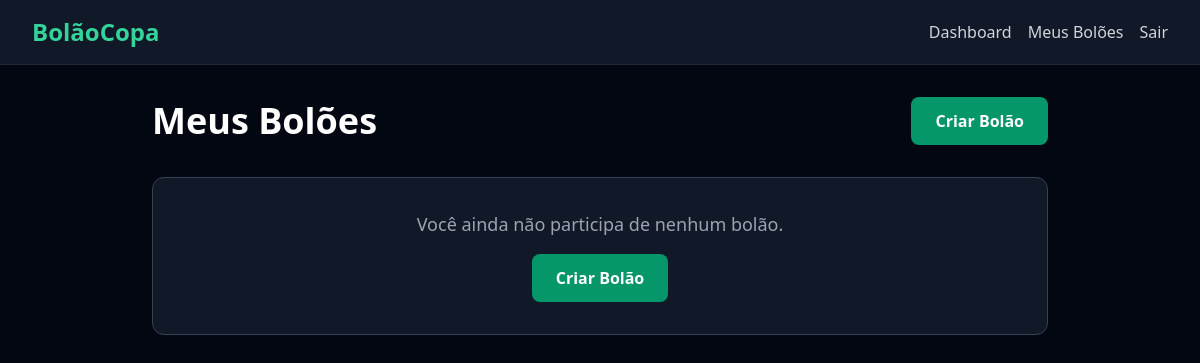
/pools/ (signed in), run on an earlier commit of the app's database.
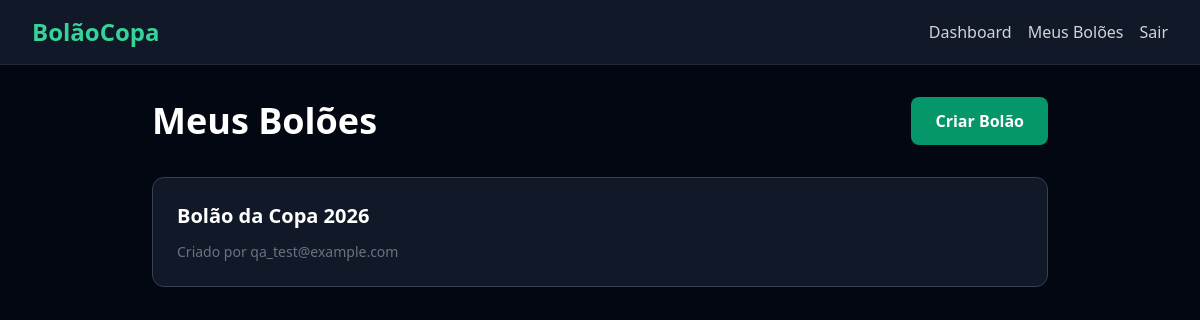
And on a later commit of the database.
### pools/models.py (models this page shows, shortened)
class Pool(models.Model):
    name = models.CharField(max_length=100)
    description = models.TextField(blank=True)
    invite_token = models.UUIDField(default=uuid.uuid4, unique=True)
    created_by = models.ForeignKey(
        settings.AUTH_USER_MODEL,
        on_delete=models.CASCADE,
        related_name='created_pools',
    )
    created_at = models.DateTimeField(auto_now_add=True)
    updated_at = models.DateTimeField(auto_now=True)

### users/models.py (models this page shows, shortened)
class CustomUser(AbstractUser):
    email = models.EmailField(unique=True)
    created_at = models.DateTimeField(auto_now_add=True)
    updated_at = models.DateTimeField(auto_now=True)
    username = None
    USERNAME_FIELD = 'email'
    REQUIRED_FIELDS = []

### pools/views.py (the view)
# urls.py: path('pools/', PoolListView.as_view(), name='pool_list'),
class PoolListView(LoginRequiredMixin, ListView):
    model = Pool
    template_name = 'pools/pool_list.html'
    context_object_name = 'pools'
    def get_queryset(self):
        return Pool.objects.filter(members__user=self.request.user)

### templates/pools/pool_list.html (shortened to what this page needs)
{% extends 'base.html' %}
{% block content %}
<div class='max-w-4xl mx-auto'>
    <div class='flex justify-between items-center mb-8'>
        <h1 class='text-3xl md:text-4xl font-bold text-white'>Meus Bolões</h1>
        <a href='{% url "pool_create" %}' class='bg-emerald-600 hover:bg-emerald-500 text-white font-semibold rounded-lg px-6 py-3 transition-colors duration-200'>
            Criar Bolão
        </a>
    </div>
    {% if pools %}
        <div class='grid gap-4'>
            {% for pool in pools %}
                <a href='{% url "pool_detail" pk=pool.pk %}' class='block bg-gray-900 border border-gray-700 rounded-xl p-6 hover:border-emerald-500/50 transition-colors duration-200'>
                    <h2 class='text-xl font-semibold text-white'>{{ pool.name }}</h2>
                    <p class='text-sm text-gray-500 mt-3'>Criado por {{ pool.created_by.email }}</p>
                </a>
            {% endfor %}
        </div>
    {% else %}
        <div class='bg-gray-900 border border-gray-700 rounded-xl p-8 text-center'>
            <p class='text-gray-400 text-lg'>Você ainda não participa de nenhum bolão.</p>
            <a href='{% url "pool_create" %}' class='inline-block mt-4 bg-emerald-600 hover:bg-emerald-500 text-white font-semibold rounded-lg px-6 py-3 transition-colors duration-200'>
                Criar Bolão
            </a>
        </div>
    {% endif %}
</div>
{% endblock %}

### templates/base.html (shortened to what this page needs)
<!DOCTYPE html>
<html lang='pt-br'>
<head>
    <script src='https://cdn.tailwindcss.com'></script>
</head>
<body class='bg-gray-950 min-h-screen text-white'>
    <nav class='bg-gray-900 border-b border-gray-800 sticky top-0 z-50'>
        <div class='max-w-7xl mx-auto px-4 sm:px-6 lg:px-8'>
            <div class='flex justify-between h-16 items-center'>
                <a href='/' class='text-2xl font-bold text-emerald-400'>BolãoCopa</a>
                <div class='flex items-center space-x-4'>
                    {% if user.is_authenticated %}
                        <a href='{% url "dashboard" %}' class='text-gray-300 hover:text-emerald-400 transition-colors duration-200'>Dashboard</a>
                        <a href='{% url "pool_list" %}' class='text-gray-300 hover:text-emerald-400 transition-colors duration-200'>Meus Bolões</a>
                        <form method='post' action='{% url "logout" %}' class='inline'>
                            <button type='submit' class='text-gray-300 hover:text-emerald-400 transition-colors duration-200'>Sair</button>
                        </form>
                    {% else %}
                        <a href='{% url "login" %}' class='text-gray-300 hover:text-emerald-400 transition-colors duration-200'>Entrar</a>
                        <a href='{% url "register" %}' class='bg-emerald-600 hover:bg-emerald-500 text-white font-semibold rounded-lg px-4 py-2 transition-colors duration-200'>Cadastrar</a>
                    {% endif %}
                </div>
            </div>
        </div>
    </nav>
    <main class='max-w-7xl mx-auto px-4 sm:px-6 lg:px-8 py-8'>
        {% block content %}{% endblock %}
    </main>
</body>
</html>

What changed in the data, as far as the page shows it:
added Pool: name "Bolão da Copa 2026", created_by.email "qa_test@example.com"
Also different on the page:
text no longer shown: "Você ainda não participa de nenhum bolão. Criar Bolão"
